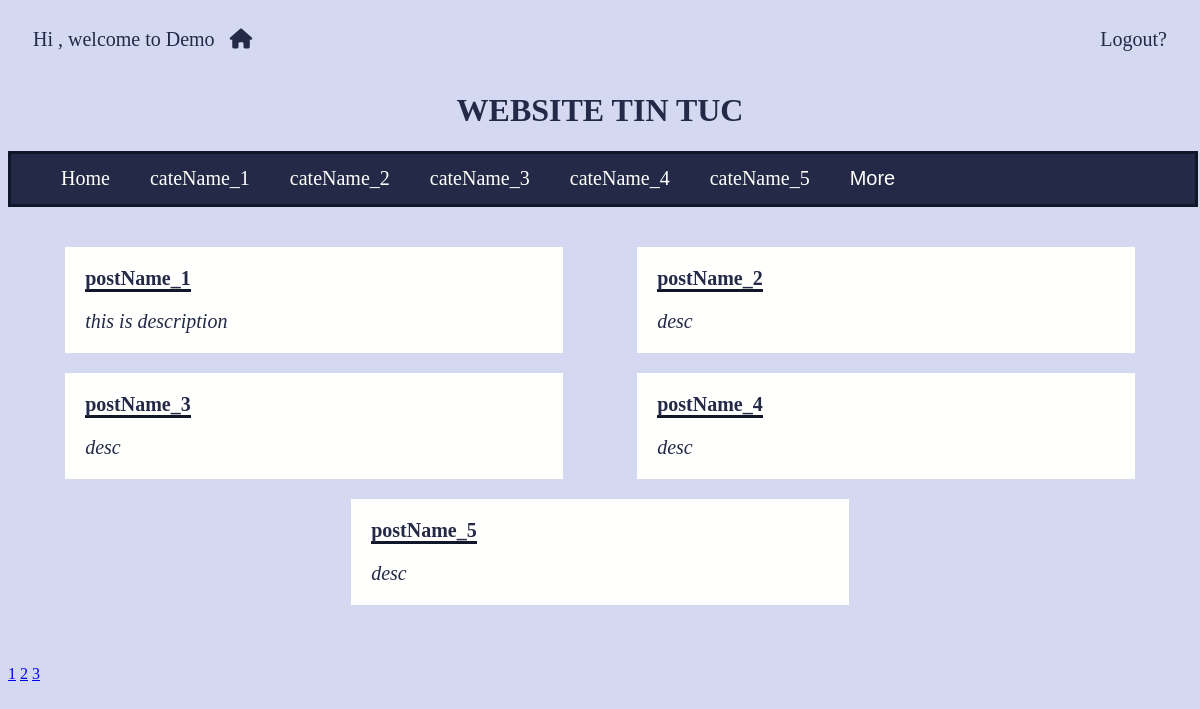
Page /vdWebTinTuc/public/index.php on the earlier database version.
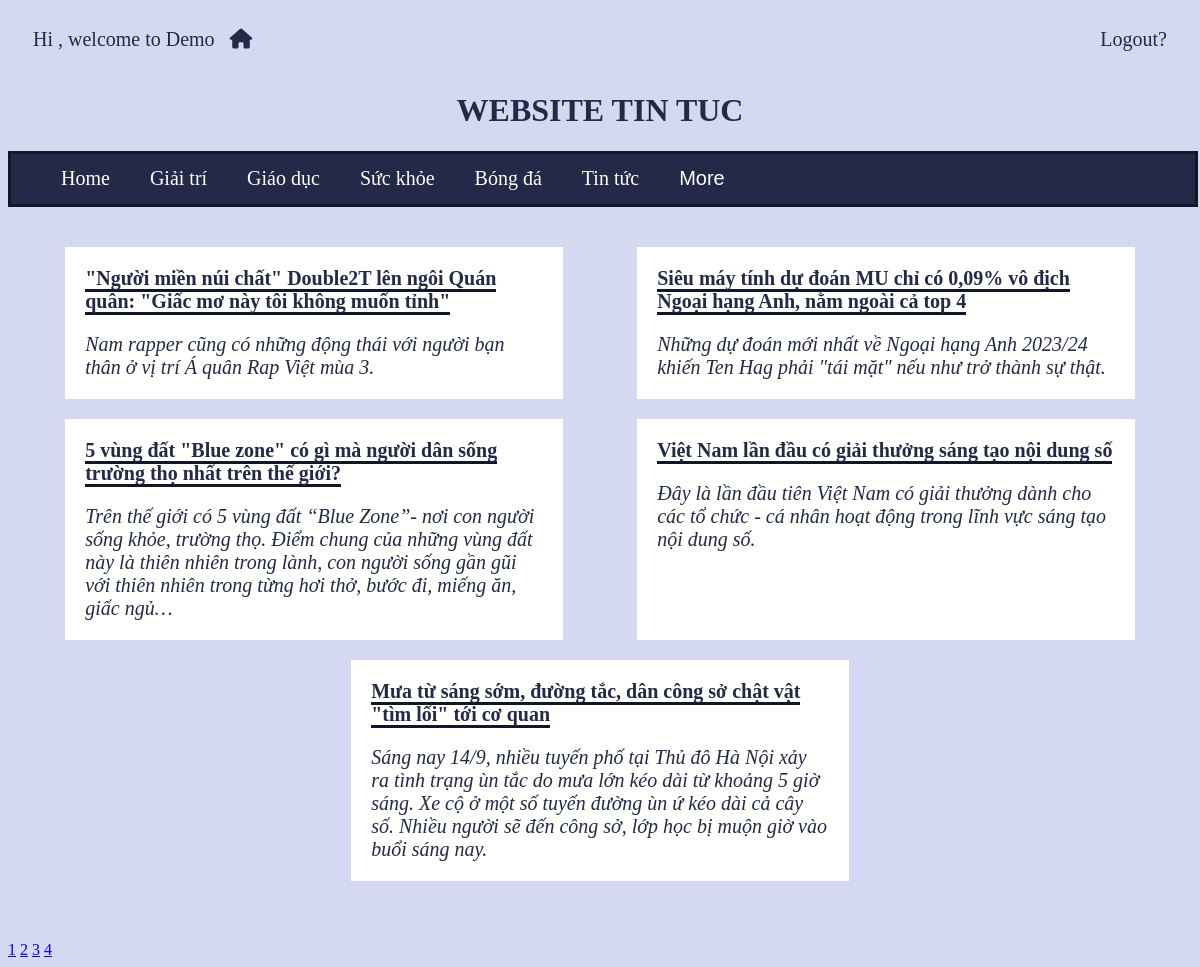
Same page on the later database version.
### tables this page shows
CREATE TABLE `categories` (
  `id` int(15) NOT NULL,
  `name` varchar(255) NOT NULL,
  `created_by` int(15) NOT NULL,
  `created_time` datetime DEFAULT current_timestamp()
);

CREATE TABLE `posts` (
  `id` int(15) NOT NULL,
  `cate_id` int(15) NOT NULL,
  `name` varchar(255) NOT NULL,
  `description` varchar(1000) NOT NULL,
  `content` text NOT NULL,
  `created_by` int(14) NOT NULL,
  `created_time` datetime DEFAULT current_timestamp()
);

### vdWebTinTuc/apps/libs/router.php (called while the page is built, shortened)
<?php
    class apps_libs_router{
        public function getGET($name = null){
            if($name !== null)
                return isset($_GET[$name]) ? $_GET[$name] : null;
            return $_GET;
        }
        public function createUrl($url, $param = []) {
            if($url)
                $param[self::PARAM_NAME] = $url;
            return $_SERVER['PHP_SELF'].'?'. http_build_query($param);
        }
    }
?>

### vdWebTinTuc/apps/libs/dbConnection.php (called while the page is built, shortened)
<?php
    class apps_libs_dbConnection{
        protected $username = 'root';
        protected $password = "";
        protected $host = 'localhost';
        protected $database = 'PHP';
        protected $tableName;
        protected $queryParams = [];
        protected static $connectionInstance = null;
        public function connect() {
            if(self::$connectionInstance === null){
                try{
                    self::$connectionInstance = new PDO('mysql:host='.$this->host.';dbname='.$this->database,
                            $this->username, $this->password);
                    self::$connectionInstance->setAttribute(PDO::ATTR_ERRMODE, PDO::ERRMODE_EXCEPTION);
                } catch (Exception $ex) {
                    echo "ERROR: ".$ex->getMessage();
                    die();
                }
            }
        }
        public function query($sql, $param = []) {
            $q = self::$connectionInstance->prepare($sql);
            if(is_array($param) && $param)
                $q->execute($param);
            else
                $q->execute();
            return $q;
        }
        public function buildQueryParams($params = []) {
            $default = [
                "SELECT"=>"*",
                "WHERE"=>"",
                "OTHER"=>"",
                "params"=>"",
                "field"=>"",
                "value"=>[],
                "JOIN"=>""
            ];
            $this->queryParams = array_merge($default, $params);
            return $this;
        }
        public function buildCondition($condition){
            if(trim($condition))
                return "WHERE ".$condition;
            else
                return "";
        }
        public function select() {
            $sql = "SELECT ".$this->queryParams['SELECT']
                   ." FROM ".$this->tableName
                   ." ".$this->queryParams['JOIN']
                   ." ".$this->buildCondition($this->queryParams['WHERE'])
                   ." ".$this->queryParams['OTHER'];
            $query = $this->query($sql, $this->queryParams['params']);
            return $query->fetchAll(PDO::FETCH_ASSOC);
        }
    }
?>

### vdWebTinTuc/public/index.php (the view)
<?php
$router = new apps_libs_router();
$page = $router->getGET("page") ? intval($router->getGET("page")) : 1;
$posts = new apps_models_posts();
$numPost = count($posts->buildQueryParams([
            'WHERE' => $router->getGET('cate_id') ? "cate_id = " . intval($router->getGET('cate_id')) : ""])->select());
$numPage = intval(ceil($numPost / 5));
$listPost = $posts->buildQueryParams([
            'WHERE' => $router->getGET('cate_id') ? "cate_id = " . intval($router->getGET('cate_id')) : "",
            'OTHER' => "LIMIT 5 OFFSET " . (intval($page) - 1) * 5
        ])->select();
?>
<html>
    <head>
        <?php include 'navbar.php'?>
    </head>
    <body>
        <ul class="list">
        <?php
        foreach ($listPost as $row) {
            ?>
            <li><a href="<?= $router->createUrl('../public/postDetail', ['id' => $row['id'], "page" => $page]) ?>">
            <?= $row['name'] ?></a>
            <p><?= $row['description'] ?></p>
            </li>
            <?php
        }
        ?>
        </ul>
        <div class="link">
            <?php
            if($numPage == 0){
                ?><p>Post's Number = 0</p><?php
            }else{
                for ($i = 1; $i <= $numPage; $i++) {
                ?>
                <a href="<?= $router->createUrl('../public/index', ["cate_id" => $router->getGET('cate_id'), "page" => $i]) ?>"><?= $i ?></a>
                <?php
            }}
            ?>
        </div>
    </body>
</html>

### vdWebTinTuc/public/navbar.php (shortened to what this page needs)
<?php
$categories = new apps_models_categories();
?>
<html>
    <head>
        <link rel="stylesheet" href="../CSS/public.css">
        <?php include '../admin/head.php'?>
    </head>
    <body>
        <h1>WEBSITE TIN TUC</h1>
        <div class="tag">
            <a href="<?= $router->createUrl('../public/index') ?>" id='home'>Home</a>
            <?php
            foreach ($categories->buildQueryParams([
                'OTHER' => "LIMIT 5"
            ])->select() as $row) {
                ?>
                <a href="<?= $router->createUrl('../public/index', ["cate_id" => $row["id"], "page" => $page]) ?>"><?= $row["name"] ?></a>
                <?php
            }
            ?>
            <div class="dropdown">
                <button id="btn">More</button>
            </div>
        </div>
    </body>
</html>

Differences in the rows shown:
removed categories: name "cateName_1"
removed categories: name "cateName_2"
removed categories: name "cateName_3"
removed categories: name "cateName_4"
removed categories: name "cateName_5"
added categories: name "Giải trí"
added categories: name "Giáo dục"
added categories: name "Sức khỏe"
added categories: name "Bóng đá"
added categories: name "Tin tức"
changed posts: name "postName_1" → "\"Người miền núi chất\" Double2T lên ngôi Quán quân: \"Giấc mơ này tôi không muốn tỉnh\""; description "this is description" → "Nam rapper cũng có những động thái với người bạn thân ở vị trí Á quân Rap Việt mùa 3."
changed posts: name "postName_2" → "Siêu máy tính dự đoán MU chỉ có 0,09% vô địch Ngoại hạng Anh, nằm ngoài cả top 4"; description "desc" → "Những dự đoán mới nhất về Ngoại hạng Anh 2023/24 khiến Ten Hag phải \"tái mặt\" nếu như trở thành sự thật."
changed posts: name "postName_3" → "5 vùng đất \"Blue zone\" có gì mà người dân sống trường thọ nhất trên thế giới?"; description "desc" → "Trên thế giới có 5 vùng đất “Blue Zone”- nơi con người sống khỏe, trường thọ. Điểm chung của những vùng đất này là thiên nhiên trong lành, con người sống gần gũi với thiên nhiên trong từng hơi thở, bước đi, miếng ăn, giấc ngủ…"
changed posts: name "postName_4" → "Việt Nam lần đầu có giải thưởng sáng tạo nội dung số"; description "desc" → "Đây là lần đầu tiên Việt Nam có giải thưởng dành cho các tổ chức - cá nhân hoạt động trong lĩnh vực sáng tạo nội dung số."
changed posts: name "postName_5" → "Mưa từ sáng sớm, đường tắc, dân công sở chật vật \"tìm lối\" tới cơ quan"; description "desc" → "Sáng nay 14/9, nhiều tuyến phố tại Thủ đô Hà Nội xảy ra tình trạng ùn tắc do mưa lớn kéo dài từ khoảng 5 giờ sáng. Xe cộ ở một số tuyến đường ùn ứ kéo dài cả cây số. Nhiều người sẽ đến công sở, lớp học bị muộn giờ vào buổi sáng nay."
Other differences:
new list line: "4"
